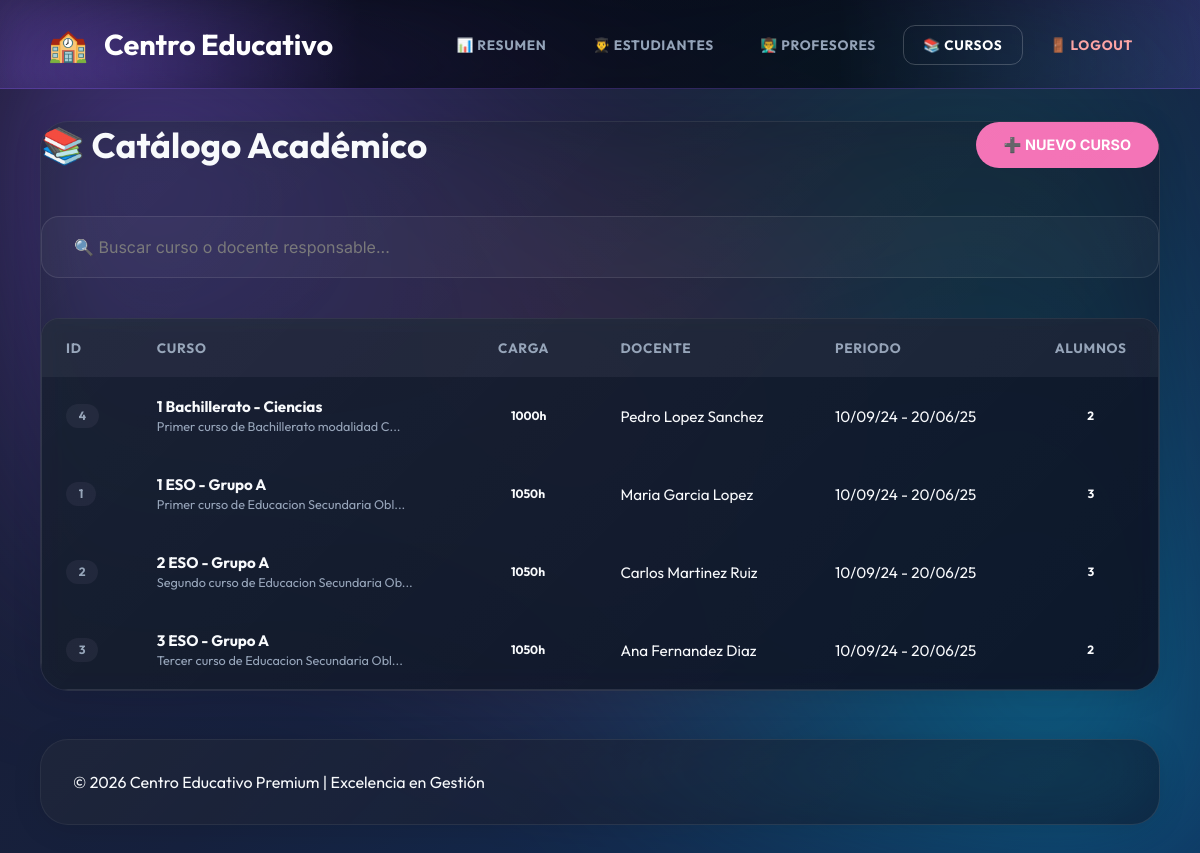
Page /cursos.php (signed in) on the committed database.
### tables this page shows
CREATE TABLE cursos (
    id_curso INT AUTO_INCREMENT PRIMARY KEY,
    nombre VARCHAR(100) NOT NULL,
    descripcion TEXT,
    horas INT NOT NULL,
    id_profesor INT,
    fecha_inicio DATE NOT NULL,
    fecha_fin DATE,
    activo TINYINT(1) DEFAULT 1,
    CONSTRAINT fk_curso_profesor FOREIGN KEY (id_profesor) 
        REFERENCES profesores(id_profesor) ON DELETE SET NULL ON UPDATE CASCADE,
    CONSTRAINT chk_horas CHECK (horas > 0)
);

### includes/auth.php (called while the page is built, shortened)
<?php
function estaAutenticado() {
    return isset($_SESSION['usuario_id']) && isset($_SESSION['usuario_rol']);
}
function esAdmin() {
    return estaAutenticado() && $_SESSION['usuario_rol'] === 'admin';
}
?>

### cursos.php (the view, shortened to what this page needs)
<?php
require_once 'includes/conexion.php';
require_once 'includes/auth.php';
$accion = isset($_GET['accion']) ? $_GET['accion'] : 'listar';
?>
<!DOCTYPE html>
<html lang="es">
<head>
    <link rel="stylesheet" href="css/estilos.css?v=5?v=5">
</head>
<body class="animate-fade">
    <header class="main-header">
        <div class="brand">
            <div style="font-size: 2rem;">🏫</div>
            <h1>Centro Educativo</h1>
        </div>
        <nav>
            <ul>
                <li><a href="index.php">📊 Resumen</a></li>
                <li><a href="estudiantes.php">👨‍🎓 Estudiantes</a></li>
                <li><a href="profesores.php">👨‍🏫 Profesores</a></li>
                <li><a href="cursos.php" class="active">📚 Cursos</a></li>
                <li><a href="logout.php" style="color: #fca5a5;">🚪 Logout</a></li>
            </ul>
        </nav>
    </header>
    <div class="container">
        <div class="content glass-card">
            <?php if ($accion === 'listar'): ?>
                <div style="display: flex; justify-content: space-between; align-items: center; margin-bottom: 3rem;">
                    <h2 class="glow-text" style="font-size: 2.2rem; margin-bottom: 0;"><span>📚</span> Catálogo Académico</h2>
                    <?php if (esAdmin()): ?>
                        <a href="?accion=crear" class="btn btn-primary" style="background: var(--c-accent); border: none; font-weight: 700;">➕ NUEVO CURSO</a>
                    <?php endif; ?>
                </div>
                <div style="margin-bottom: 2.5rem;">
                    <input type="text" id="busqueda" placeholder="🔍 Buscar curso o docente responsable..."
                           onkeyup="filtrarTabla('busqueda', 'tablaCursos')"
                           style="background: rgba(255,255,255,0.03); border: 1px solid var(--glass-border); padding: 1.25rem 2rem; border-radius: 18px;">
                </div>
                <div class="table-container" style="border: 1px solid var(--glass-border); background: var(--glass-bg); backdrop-filter: blur(10px);">
                    <table id="tablaCursos">
                        <thead>
                            <tr>
                                <th>ID</th>
                                <th>Curso</th>
                                <th>Carga</th>
                                <th>Docente</th>
                                <th>Periodo</th>
                                <th style="text-align: center;">Alumnos</th>
                            </tr>
                        </thead>
                        <tbody>
                            <?php
                            $sql = "SELECT c.*,
                                    CONCAT(p.nombre, ' ', p.apellidos) as nombre_profesor,
                                    COUNT(e.id_estudiante) as num_estudiantes
                                    FROM cursos c
                                    LEFT JOIN profesores p ON c.id_profesor = p.id_profesor
                                    LEFT JOIN estudiantes e ON c.id_curso = e.id_curso AND e.activo = 1
                                    WHERE c.activo = 1
                                    GROUP BY c.id_curso
                                    ORDER BY c.nombre";
                            $resultado = $conexion->query($sql);
                            if ($resultado->num_rows > 0) {
                                while ($fila = $resultado->fetch_assoc()) {
                                    echo "<tr>";
                                    echo "<td><span class='badge' style='background: rgba(255,255,255,0.05); color: var(--text-muted);'>" . $fila['id_curso'] . "</span></td>";
                                    echo "<td><strong>" . htmlspecialchars($fila['nombre']) . "</strong>";
                                    if ($fila['descripcion']) {
                                        echo "<br><small style='color: var(--text-muted);'>" . htmlspecialchars(substr($fila['descripcion'], 0, 40)) . (strlen($fila['descripcion']) > 40 ? '...' : '') . "</small>";
                                    }
                                    echo "</td>";
                                    echo "<td><span class='badge' style='border: 1px solid var(--border-glass);'>" . $fila['horas'] . "h</span></td>";
                                    echo "<td>" . ($fila['nombre_profesor'] ? htmlspecialchars($fila['nombre_profesor']) : '<em style="color: var(--text-muted);">Sin asignar</em>') . "</td>";
                                    echo "<td>" . date('d/m/y', strtotime($fila['fecha_inicio'])) . " - " . ($fila['fecha_fin'] ? date('d/m/y', strtotime($fila['fecha_fin'])) : 'N/A') . "</td>";
                                    echo "<td style='text-align: center;'><span class='badge' style='background: var(--primary); font-weight: 700; width: 35px; display: inline-block;'>" . $fila['num_estudiantes'] . "</span></td>";
                                    echo "</tr>";
                                }
                            } else {
                                echo "<tr><td colspan='6' style='text-align: center; padding: 3rem; color: var(--text-muted);'>No hay cursos registrados</td></tr>";
                            }
                            ?>
                        </tbody>
                    </table>
                </div>
            <?php endif; ?>
        </div>
        <footer class="glass-card" style="margin-top: 3rem; padding: 2rem;">
            <p>&copy; <?php echo date('Y'); ?> Centro Educativo Premium | Excelencia en Gestión</p>
        </footer>
    </div>
</body>
</html>

### rows in the picture
cursos: id_curso "4", nombre "1 Bachillerato - Ciencias", descripcion "Primer curso de Bachillerato modalidad C", horas "1000", nombre_profesor "Pedro Lopez Sanchez", fecha_inicio "10/09/24", fecha_fin "20/06/25", num_estudiantes "2"
cursos: id_curso "1", nombre "1 ESO - Grupo A", descripcion "Primer curso de Educacion Secundaria Obl", horas "1050", nombre_profesor "Maria Garcia Lopez", fecha_inicio "10/09/24", fecha_fin "20/06/25", num_estudiantes "3"
cursos: id_curso "2", nombre "2 ESO - Grupo A", descripcion "Segundo curso de Educacion Secundaria Ob", horas "1050", nombre_profesor "Carlos Martinez Ruiz", fecha_inicio "10/09/24", fecha_fin "20/06/25", num_estudiantes "3"
cursos: id_curso "3", nombre "3 ESO - Grupo A", descripcion "Tercer curso de Educacion Secundaria Obl", horas "1050", nombre_profesor "Ana Fernandez Diaz", fecha_inicio "10/09/24", fecha_fin "20/06/25", num_estudiantes "2"
